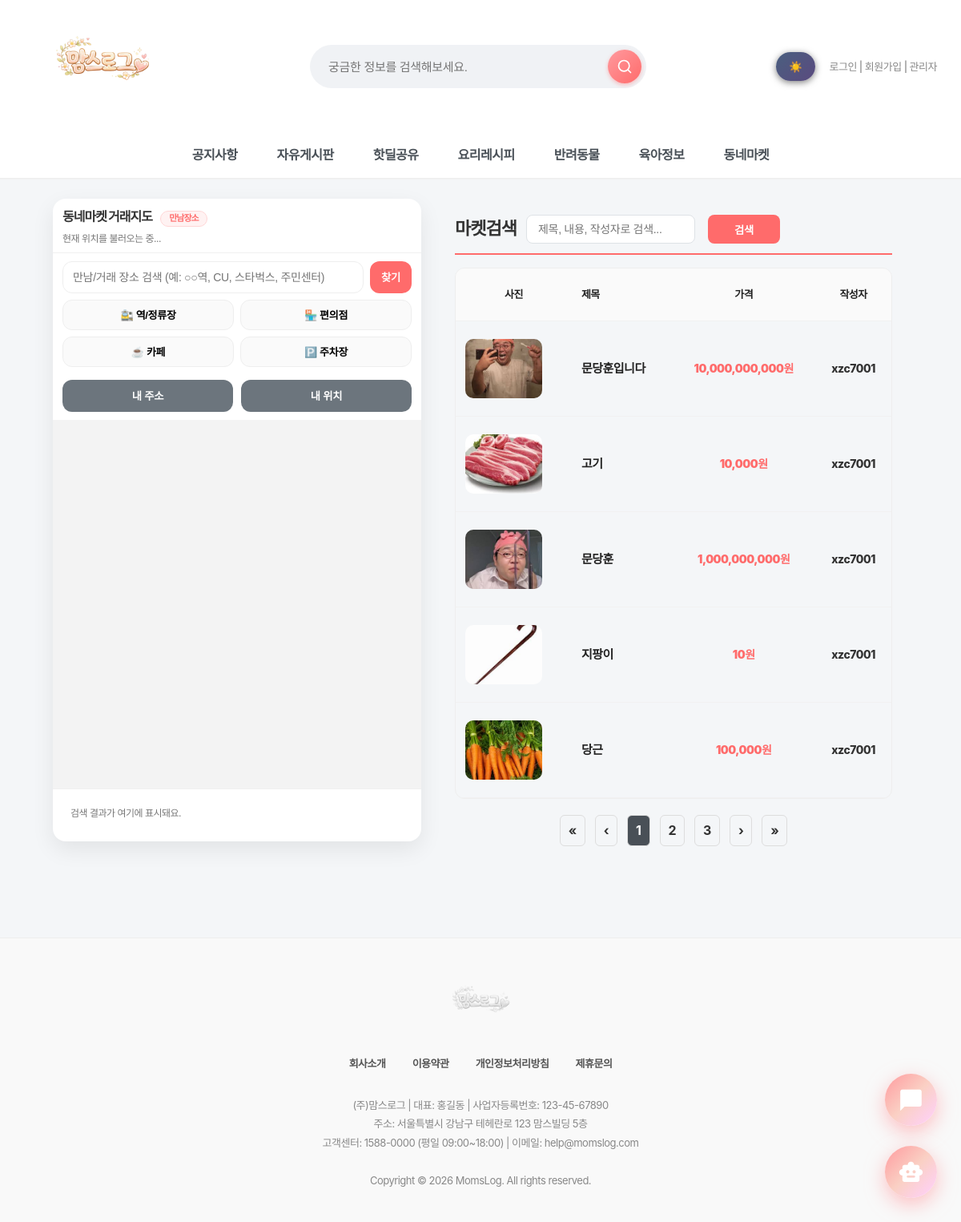
The app's page /board/flea/ with its own data.
### board/models.py (models this page shows, shortened)
class FleaItem(models.Model):
    STATUS_CHOICES = [
        ('selling', '판매중'),
        ('reserved', '예약중'),
        ('sold', '판매완료'),
        ('share', '나눔'),
    ]
    title = models.CharField(max_length=200, verbose_name="제목")
    description = models.TextField(verbose_name="내용")
    price = models.IntegerField(verbose_name="가격(원)")
    location_address = models.CharField(max_length=255, null=True, blank=True, verbose_name="거래 희망 위치(주소)")
    latitude = models.DecimalField(max_digits=9, decimal_places=6, null=True, blank=True, verbose_name="위도")
    longitude = models.DecimalField(max_digits=9, decimal_places=6, null=True, blank=True, verbose_name="경도")
    image = models.ImageField(upload_to='flea/', null=True, blank=True, verbose_name="이미지")
    author = models.ForeignKey(settings.AUTH_USER_MODEL, on_delete=models.CASCADE, verbose_name="작성자")
    liked_by = models.ManyToManyField(settings.AUTH_USER_MODEL, related_name='liked_flea_items', blank=True, verbose_name="찜한 사용자")
    status = models.CharField(max_length=20, choices=STATUS_CHOICES, default='selling', verbose_name="거래 상태")
    views = models.IntegerField(default=0, verbose_name="조회수")  # 26-01-02 슬기 추가: 조회수 필드
    created_at = models.DateTimeField(auto_now_add=True, verbose_name="작성일")
    updated_at = models.DateTimeField(auto_now=True, verbose_name="수정일")
    class Meta:
        verbose_name = '벼룩시장'
        verbose_name_plural = '벼룩시장'
        ordering = ['-created_at']

### accounts/models.py (models this page shows, shortened)
class User(AbstractUser):
    real_name = models.CharField("이름", max_length=30)
    nickname = models.CharField("닉네임", max_length=30, unique=True)
    jumin = models.CharField("주민번호", max_length=20)  # 000000-0000000
    phone = models.CharField("휴대폰 번호", max_length=20)
    email = models.EmailField("이메일", max_length=254)
    address = models.CharField("주소", max_length=200, blank=True, null=True)
    address_detail = models.CharField("상세주소", max_length=200, blank=True, null=True)
    point = models.PositiveIntegerField("포인트", default=0)
    grade = models.CharField("회원 등급", max_length=10, choices=GRADE_CHOICES, default="start")
    GENDER_CHOICES = [
        ('M', '남자'),
        ('F', '여자'),
    ]
    gender = models.CharField("성별", max_length=1, choices=GENDER_CHOICES, default='F')
    has_children = models.BooleanField("자녀 유무", default=False)
    CHILD_STAGE_CHOICES = [
        ("kindergarten", "유치원"),
        ("elementary", "초등학생"),
        ("middle", "중학생"),
        ("high", "고등학생"),
        ("adult", "성인"),
        ("other", "기타"),
    ]
    children_stages = models.JSONField("자녀 학령(복수)", default=list, blank=True)
    terms_agreed = models.BooleanField("약관 동의", default=False)

### board/views.py (the view, shortened to what this page needs)
# urls.py: path('flea/', views.flea_list, name='flea_list'),
def flea_list(request):
    search_query = request.GET.get('search', '').strip()
    center_lat = request.GET.get('clat')
    center_lng = request.GET.get('clng')
    radius_km = request.GET.get('r', '1')  # 기본 1km
    all_items = FleaItem.objects.select_related('author').prefetch_related('liked_by').all()
    if search_query:
        items = all_items.filter(
            Q(title__icontains=search_query) |
            Q(description__icontains=search_query) |
            Q(author__username__icontains=search_query) |
            Q(author__nickname__icontains=search_query)
        )
        print(f"[검색] 검색어: '{search_query}', 전체: {all_items.count()}건, 검색결과: {items.count()}건")
        for item in items[:5]:  # 최대 5개만 출력
            print(f"  - {item.title} (작성자: {item.author.nickname or item.author.username})")
    else:
        items = all_items
    liked_items = None
    if request.user.is_authenticated:
        liked_items = FleaItem.objects.filter(liked_by=request.user).select_related('author')
    user_default_address = ""
    user_default_address_detail = ""
    if request.user.is_authenticated:
        user_default_address = getattr(request.user, "address", "") or ""
        user_default_address_detail = getattr(request.user, "address_detail", "") or ""
        if not user_default_address and user_default_address_detail:
            user_default_address = user_default_address_detail
    page_number = request.GET.get('page', '1')
    paginator = Paginator(items.order_by('-id'), 5)  # 최신순 유지
    page_obj = paginator.get_page(page_number)
    total_count = paginator.count
    current_page = page_obj.number
    total_pages = page_obj.paginator.num_pages
    start_page = max(1, current_page - 2)
    end_page = min(total_pages, current_page + 2)
    page_numbers = range(start_page, end_page + 1)
    return render(request, 'board/flea_list.html', {
        'items': page_obj,              # ✅ queryset → Page 객체로
        'total_count': total_count,     # ✅ 전체 건수
        'liked_items': liked_items,
        'search_query': search_query,
        'clat': center_lat,
        'clng': center_lng,
        'r': radius_km,
        'page_numbers': page_numbers,
        'current_page': current_page,
        'total_pages': total_pages,
        'user_default_address': user_default_address,
        'user_default_address_detail': user_default_address_detail,
    })

### board/templates/board/flea_list.html (shortened to what this page needs)
{% extends 'base.html' %}
{% load humanize %}
{% load static %}
{% block content %}
<link rel="stylesheet" href="{% static 'css/flea_list.css' %}?v=20260109_02">
<link rel="stylesheet" href="{% static 'css/local_market.css' %}?v=20260109_02">
<div class="local-market-layout">
  <aside class="lm-left">
    <div class="lm-card">
      <div class="lm-title">
        <h3>
          동네마켓 거래지도
          <span class="lm-badge">만남장소</span>
        </h3>
        <p id="lm_current_addr" class="lm-sub">현재 위치를 불러오는 중...</p>
      </div>
      <div class="lm-controls">
        <div class="lm-search-row">
          <input
            type="text"
            id="lm_keyword"
            placeholder="만남/거래 장소 검색 (예: ○○역, CU, 스타벅스, 주민센터)"
            autocomplete="off">
          <button type="button" id="lm_btn_search">찾기</button>
        </div>
        <div class="lm-quick-row">
          <button type="button" class="lm-quick" data-q="지하철역">🚉 역/정류장</button>
          <button type="button" class="lm-quick" data-q="편의점">🏪 편의점</button>
          <button type="button" class="lm-quick" data-q="카페">☕ 카페</button>
          <button type="button" class="lm-quick" data-q="주차장">🅿️ 주차장</button>
        </div>
        <div class="lm-myloc-row">
          <button type="button" id="lm_btn_myaddr" class="lm-myloc">내 주소</button>
          <button type="button" id="lm_btn_myloc" class="lm-myloc">내 위치</button>
        </div>
      </div>
      <div id="lm_map" class="lm-map"></div>
      <div id="lm_result" class="lm-result">
        <div class="lm-empty">검색 결과가 여기에 표시돼요.</div>
      </div>
    </div>
  </aside>
  <main class="lm-right">
    <div class="flea-container">
      <div class="flea-header">
        <h2 class="market-title">마켓검색</h2>
        <form method="get">
          <div class="flea-header-form-div">
            <input
              type="text"
              name="search"
              value="{{ search_query }}"
              placeholder="제목, 내용, 작성자로 검색...">
            <button type="submit" class="market-btn btn-search">검색</button>
          </div>
        </form>
      </div>
      {% if items %}
      <table class="flea-table">
        <thead>
          <tr>
            <th class="col-img">사진</th>
            <th>제목</th>
            <th class="col-price">가격</th>
            <th>작성자</th>
          </tr>
        </thead>
        <tbody>
          {% for item in items %}
          <tr
            class="flea-row {% if item.status == 'sold' %}is-sold{% endif %}"
            data-href="{% url 'board:flea_detail' item.pk %}">
            <td class="col-img">
              <a href="{% url 'board:flea_detail' item.pk %}">
                {% if item.image %}
                  <img src="{{ item.image.url }}" class="flea-table-thumb">
                {% else %}
                  <div class="flea-table-thumb placeholder">이미지 없음</div>
                {% endif %}
              </a>
            </td>
            <td>
              <a href="{% url 'board:flea_detail' item.pk %}" class="flea-table-link">
                {{ item.title }}
              </a>
            </td>
            <td class="col-price">{{ item.price|intcomma }}원</td>
            <td class="col-author">{{ item.author.nickname|default:item.author.username }}</td>
          </tr>
          {% endfor %}
        </tbody>
      </table>
      {% else %}
        <p class="no-results">등록된 상품이 없습니다.</p>
      {% endif %}
    {% if items.has_other_pages %}
    <div class="pagination-container">
        {% if items.number > 1 %}
            <a href="?page=1{% if search_query %}&search={{ search_query }}{% endif %}{% if clat and clng %}&clat={{ clat }}&clng={{ clng }}&r={{ r }}{% endif %}" class="pagination-btn">«</a>
        {% else %}
            <span class="pagination-btn disabled">«</span>
        {% endif %}
        {% if items.has_previous %}
            <a href="?page={{ items.previous_page_number }}{% if search_query %}&search={{ search_query }}{% endif %}{% if clat and clng %}&clat={{ clat }}&clng={{ clng }}&r={{ r }}{% endif %}" class="pagination-btn">‹</a>
        {% else %}
            <span class="pagination-btn disabled">‹</span>
        {% endif %}
        {% for p in page_numbers %}
            {% if p == current_page %}
            <span class="pagination-btn active">{{ p }}</span>
            {% else %}
            <a href="?page={{ p }}{% if search_query %}&search={{ search_query }}{% endif %}{% if clat and clng %}&clat={{ clat }}&clng={{ clng }}&r={{ r }}{% endif %}" class="pagination-btn">{{ p }}</a>
            {% endif %}
        {% endfor %}
        {% if items.has_next %}
            <a href="?page={{ items.next_page_number }}{% if search_query %}&search={{ search_query }}{% endif %}{% if clat and clng %}&clat={{ clat }}&clng={{ clng }}&r={{ r }}{% endif %}" class="pagination-btn">›</a>
        {% else %}
            <span class="pagination-btn disabled">›</span>
        {% endif %}
        {% if items.number < total_pages %}
            <a href="?page={{ total_pages }}{% if search_query %}&search={{ search_query }}{% endif %}{% if clat and clng %}&clat={{ clat }}&clng={{ clng }}&r={{ r }}{% endif %}" class="pagination-btn">»</a>
        {% else %}
            <span class="pagination-btn disabled">»</span>
        {% endif %}
    </div>
    {% endif %}
    </div>
  </main>
</div>
{% endblock %}

### main/templates/base.html (shortened to what this page needs)
{% load static %}
<!DOCTYPE html>
<html lang="en">
<head>
    <link rel="stylesheet" as="style" crossorigin href="https://cdn.jsdelivr.net/gh/orioncactus/pretendard@v1.3.9/dist/web/static/pretendard.min.css" />
    <link rel="stylesheet" href="{% static 'css/style.css' %}?v=3">
    <link rel="stylesheet" href="{% static 'css/dropdown.css' %}">
    <link rel="stylesheet" href="{% static 'css/signup.css' %}">
    <link rel="stylesheet" href="{% static 'css/mobile.css' %}">
    <link rel="stylesheet" href="{% static 'css/darkmode.css' %}">
</head>
<body class="light-mode">
    <header>
        <div class="header-top">
            <div class="container">
                <h1 class="logo">
                <a href="{% url 'main:index' %}">
                    <img src="{% static 'images/logo7.png' %}" alt="맘스로그 로고" style="height: 130px; width: auto;">
                </a>
            </h1>
                <form class="search-bar" method="get" action="{% url 'main:search' %}">
                    <input type="text" name="q" placeholder="궁금한 정보를 검색해보세요." value="{{ q|default:'' }}">
                    <button type="submit">
                        <svg width="20" height="20" viewBox="0 0 24 24" fill="none" stroke="currentColor" stroke-width="2" stroke-linecap="round" stroke-linejoin="round">
                            <circle cx="11" cy="11" r="8"></circle>
                            <path d="m21 21-4.35-4.35"></path>
                        </svg>
                    </button>
                </form>
                <div class="top-links">
                    <button id="darkModeToggle" class="dark-mode-toggle" onclick="toggleDarkMode()" aria-label="다크모드 전환">
                        <span class="icon-sun">☀️</span>
                    </button>
                    {% if user.is_authenticated %}
                        <a href="{% url 'board:notification_list' %}" class="notification-icon" id="notificationLink">
                            🔔
                            {% with unread_count=user.notifications.count %}
                            {% if unread_count > 0 %}
                                <span class="notification-badge" id="notifBadge" data-count="{{ unread_count }}">{{ unread_count }}</span>
                            {% endif %}
                            {% endwith %}
                        </a>
                        <span> <b>{% if user.is_superuser %}관리자{% else %}{{ user.nickname }}{% endif %}</b>님 환영합니다!</span>
                        | | <a href="{% url 'accounts:mypage_home' %}">마이페이지</a>
                        | <a href="{% url 'accounts:logout' %}">로그아웃</a>
                        {% if user.is_staff %}
                        | <a href="{% url 'accounts:admin_dashboard' %}">관리자 통계</a>
                        | <a href="/admin/">관리자</a>
                        {% endif %}
                    {% else %}
                        <a href="{% url 'accounts:login' %}">로그인</a>
                        | <a href="{% url 'accounts:signup' %}">회원가입</a>
                        | <a href="/admin/">관리자</a>
                    {% endif %}
                </div>
            </div>
        </div>
        <nav class="main-nav">
            <div class="container">
                <ul id="mainMenu">
                    <li><a href="{% url 'board:notice_list' %}">공지사항</a></li>
                    <li class="has-sub">
                        <a href="javascript:void(0)" onclick="toggleMenu(this)">자유게시판</a>
                    </li>
                    <li class="has-sub">
                        <a href="javascript:void(0)" onclick="toggleMenu(this)">핫딜공유</a>
                    </li>
                    <li class="has-sub">
                        <a href="javascript:void(0)" onclick="toggleMenu(this)">요리레시피</a>
                    </li>
                    <li><a href="{% url 'board:pet_list' %}">반려동물</a></li>
                    <li class="has-sub">
                        <a href="javascript:void(0)" onclick="toggleMenu(this)">육아정보</a>
                    </li>
                    <li class="has-sub">
                        <a href="javascript:void(0)" onclick="toggleMenu(this)">동네마켓</a>
                    </li>
                </ul>
            </div>
        </nav>
    </header>
    <main class="container main-content">
        {% block content %}
        {% endblock %}
    </main>
    <footer>
        <div class="footer-content">
            <div class="footer-logo">
                <img src="{% static 'images/logo7.png' %}" style="height: 80px; opacity: 0.6; filter: grayscale(100%); margin-bottom: 20px;">
            </div>
            <div class="footer-links">
                <a href="#">회사소개</a>
                <a href="#">이용약관</a>
                <a href="#">개인정보처리방침</a>
                <a href="#">제휴문의</a>
            </div>
            <div class="company-info">
                (주)맘스로그 | 대표: 홍길동 | 사업자등록번호: 123-45-67890<br>
                주소: 서울특별시 강남구 테헤란로 123 맘스빌딩 5층<br>
                고객센터: 1588-0000 (평일 09:00~18:00) | 이메일: help@momslog.com<br>
                <br>Copyright © 2026 MomsLog. All rights reserved.
            </div>
        </div>
    </footer>
    {% include 'chatbot/chatbot_widget.html' %}
</body>
</html>

### chatbot/templates/chatbot/chatbot_widget.html (shortened to what this page needs)
{% load static %}
<!DOCTYPE html>
<html>
<head>
<link rel="stylesheet" as="style" crossorigin href="https://cdn.jsdelivr.net/gh/orioncactus/pretendard@v1.3.9/dist/web/static/pretendard.min.css" />
<link rel="stylesheet" href="{% static 'css/chatbot.css' %}">
</head>
<body>
<a href="{% url 'chat:chat_lobby' %}" class="chatbot-toggler" style="text-decoration: none; bottom: 120px;" title="💬 실시간 채팅">
    <span class="material-icons-round" style="font-size: 32px;">chat_bubble</span>
</a>
<button class="chatbot-toggler" onclick="toggleChatbot()">
    <span class="material-icons-round" style="font-size: 32px;">smart_toy</span>
</button>
</body>
</html>

### records on screen
FleaItem: image (picture), title "문당훈입니다", price "10,000,000,000", author.nickname "xzc7001"
FleaItem: image (picture), title "고기", price "10,000", author.nickname "xzc7001"
FleaItem: image (picture), title "문당훈", price "1,000,000,000", author.nickname "xzc7001"
FleaItem: image (picture), title "지팡이", price "10", author.nickname "xzc7001"
FleaItem: image (picture), title "당근", price "100,000", author.nickname "xzc7001"

### other values on screen
{{ p }} "1"
{{ p }} "2" "3"
